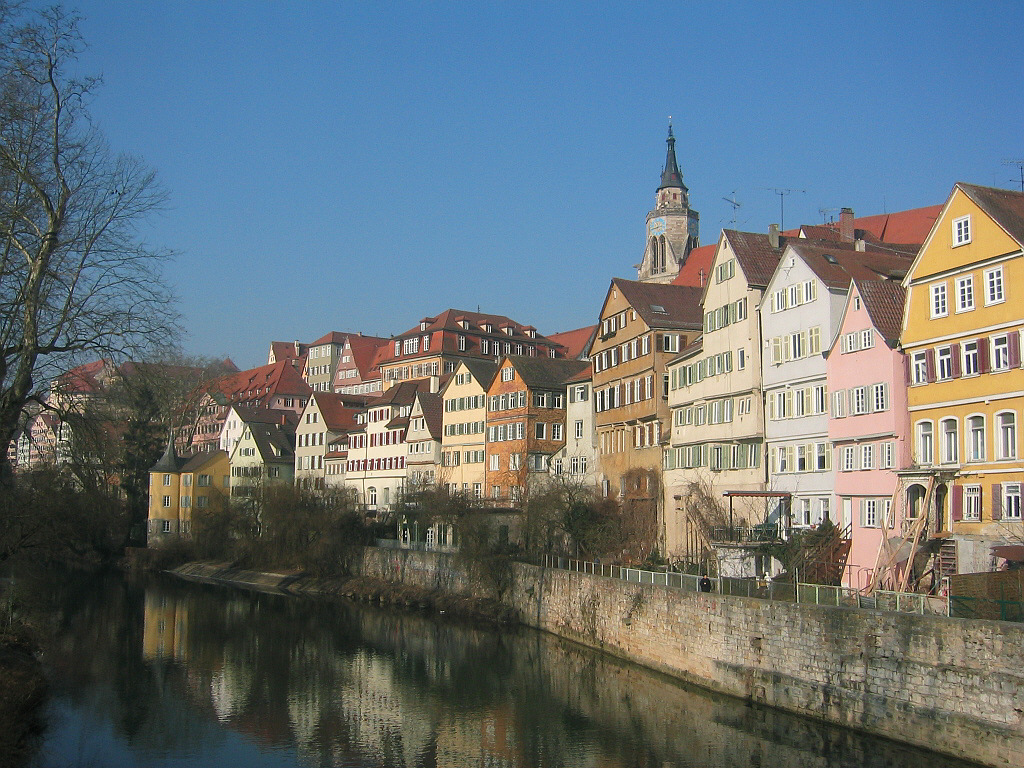
#> input picture img/city.jpg, 1024 x 768 px
$ jupyter execute --allow-errors make-style.ipynb   (shell and % lines are left out)
#> lines starting #> are read from the running program, lines starting #| are printed output that depends on the picture
### src/utils.py
from urllib import request
import skimage.transform
import numpy as np
import cv2
import os
from sklearn import utils
from sklearn.cross_validation import train_test_split

MEAN_VALUES = np.array([103.939, 116.779, 123.68]).reshape((3,1,1))

def download_file(url,fname = None):
    '''
        http://stackoverflow.com/a/22776
    '''
    if fname == None:
        fname = os.path.join('..','models',url.split('/')[-1])
    conn = request.urlopen(url)
    with open(fname, 'ab+') as f:
        fsize = int(conn.headers['content-length'])
        print ("Downloading: %s Bytes: %s" % (fname, fsize))
        fsize_dl = 0
        block_sz = 8192*1024*2
        while True:
            buff = conn.read(block_sz)
            if not buff:
                break
            fsize_dl += len(buff)
            f.write(buff)
            status = r"%10d  [%3.2f%%]" % (fsize_dl, fsize_dl * 100. / fsize)
            status = status + chr(8)*(len(status)+1)
            print (status)

def process_image_vgg(im,IMAGE_W,IMAGE_H):

    if len(im.shape) == 2:
        im = im[:, :, np.newaxis]
        im = np.repeat(im, 3, axis=2)
    im = cv2.resize(im,(IMAGE_W,IMAGE_H))
    rawim = np.copy(im).astype('uint8')
    h, w, _ = im.shape
    im = im.transpose(2,0,1).reshape(3, h, w)
    im = im - MEAN_VALUES
    return rawim, np.float32(im[np.newaxis])


def imread(path_to_im):
#> called with path_to_im = '../img/city.jpg'
    return cv2.imread(path_to_im)
#> returned value is the input picture: shape (768, 1024, 3); mean B, G, R 120.4, 115.2, 103.3
#> call 2 of imread, with path_to_im = '../img/road.jpg'
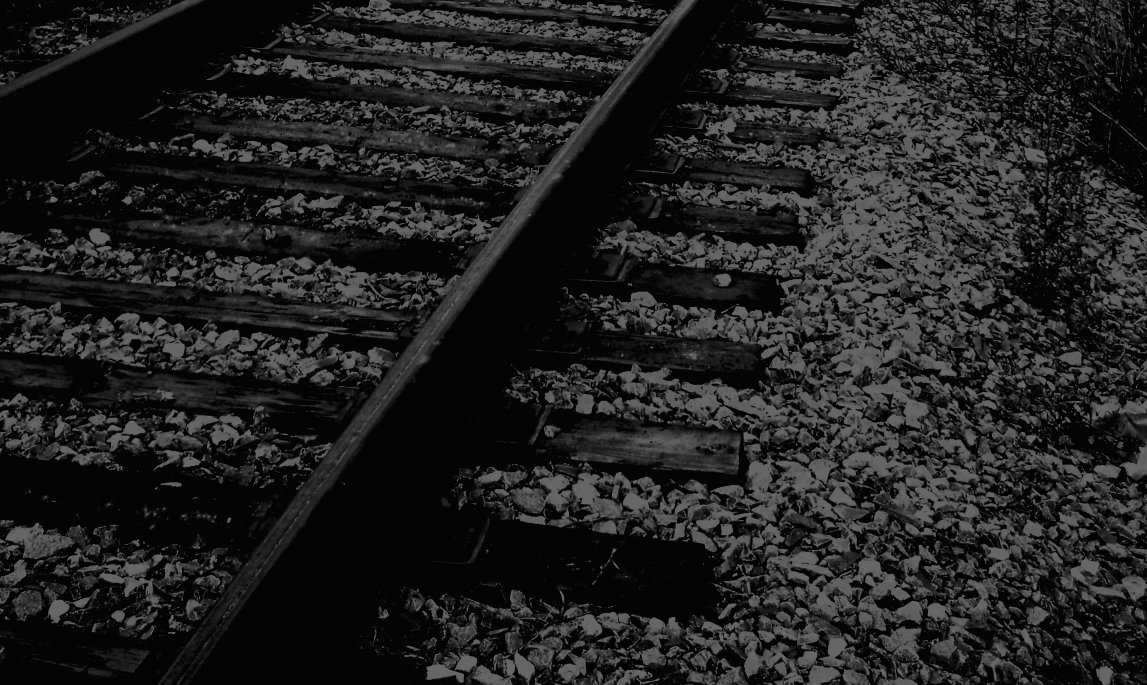
#> input picture img/road.jpg, 2294 x 1369 px (shown at 1/2 size)
#> in imread, returned value is the input picture: shape (1369, 2294, 3); min 0, max 123, mean 33.3

def train_test_split(X,y,random_state = 42):
    return train_test_split( X, y, test_size=0.1,random_state = random_state)

# [19 lines left out: functions transpose, resize, not called in this run]

def shuffle(X,y):
    return utils.shuffle(X,y,random_state=42)

def imgrayscale(im):
    return cv2.cvtColor(im, cv2.COLOR_RGB2GRAY)

# [7 lines left out: function deprocess_image_vgg, not called in this run]

### src/loss_net_lasagne.py
'''
    src:
        https://github.com/Lasagne/Recipes/blob/master/modelzoo/vgg16.py
        https://github.com/Lasagne/Recipes/blob/master/modelzoo/vgg19.py
        https://github.com/Lasagne/Recipes/tree/master/examples/styletransfer
'''


import lasagne

import utils
import pickle
import os
import numpy as np
import seaborn as sns
from models_lasagne import Models as models


from matplotlib import gridspec

class Loss_net():

    def __init__(self,model_name = 'vgg19',imshape = (128,128),channel = 3):
#> called with model_name = 'vgg19', imshape = (768, 1024, 3), channel = 3
        self.net = {}
        self.IMAGE_H = imshape[0]
        self.IMAGE_W = imshape[1]
        self.channel = channel
        self.model_name = model_name
        self.build_model()
#> (the call stopped at in build_model, `self.net = models.build_vgg19(shape = (self.channel,self.IMAGE_H,self...`: models_lasagne is not available in this run)

    def build_model(self):
        if self.model_name == 'vgg19':
            self.net = models.build_vgg19(shape = (self.channel,self.IMAGE_H,self.IMAGE_W))
        elif self.model_name == 'vgg16':
            self.net = models.build_vgg16(shape = (self.channel,self.IMAGE_H,self.IMAGE_W))

    def load_weights(self,url = 'https://s3.amazonaws.com/lasagne/recipes/pretrained/imagenet/vgg19_normalized.pkl'):
        # Download the normalized pretrained weights from:
        # https://s3.amazonaws.com/lasagne/recipes/pretrained/imagenet/vgg19_normalized.pkl
        # (original source: https://bethgelab.org/deepneuralart/)
        fname = url.split('/')[-1]
        fname = os.path.join('..','models',fname)
        if not os.path.exists(fname):
            print('download %s' %(fname))
            utils.download_file(url)
#> (the call stopped at in download_file, `conn = request.urlopen(url)`: the network is not available in this run)
        else:
            print('%s alredy downloaded' %(fname))
        # get VGG weights
        with open(fname, 'rb') as f:
            values = pickle.load(f, encoding='latin-1')['param values']
        # some bug :C
        if self.model_name == 'vgg16':
            values = values[:26]
        lasagne.layers.set_all_param_values(self.net['pool5'], values)

    # [19 lines left out: functions get_filter_weights, vizualize, not called in this run]

    def get_layers(self):
        layers = ['conv4_2', 'conv1_1', 'conv2_1', 'conv3_1', 'conv4_1', 'conv5_1']
        layers = {k: self.net[k] for k in layers}
        return layers


### src/make-style.ipynb
[cell 1]
from loss_net_lasagne import Loss_net as Loss_net

[cell 2]
from transfer_lasagne import Slow_style_transfer

[cell 3]
import utils

[cell 4]
%pylab inline

[cell 5]
import seaborn as sns

[cell 6]
sns.set_style("white")

[cell 7]
import os

[cell 8]
cont_path = os.path.join(*("../img/city.jpg").split("/"))

[cell 9]
style_path = os.path.join(*("../img/road.jpg").split("/"))

[cell 10]
cont = utils.imread(cont_path)

[cell 11]
style = utils.imread(style_path)

[cell 12]
assert not ( cont is None  and style is None)

[cell 13]
loss_net = Loss_net(imshape = cont.shape,model_name = 'vgg19')

#> (a cell that did not finish here is left out)

[cell 15]
rawim, cont = utils.process_image_vgg(im = cont,
                                       IMAGE_H = loss_net.IMAGE_H,IMAGE_W =loss_net.IMAGE_W)
#> (the rest of this cell did not finish here and is left out)

[cell 16]
style_scale = 0.5

[cell 17]
rawim, style = utils.process_image_vgg(
    im = style,IMAGE_H = int(style_scale*loss_net.IMAGE_H),
    IMAGE_W = int(style_scale*loss_net.IMAGE_W))
#> call 2 of process_image_vgg, with IMAGE_W = 512, IMAGE_H = 384
#> in process_image_vgg (call 2), `im = cv2.resize(im,(IMAGE_W,IMAGE_H))`:
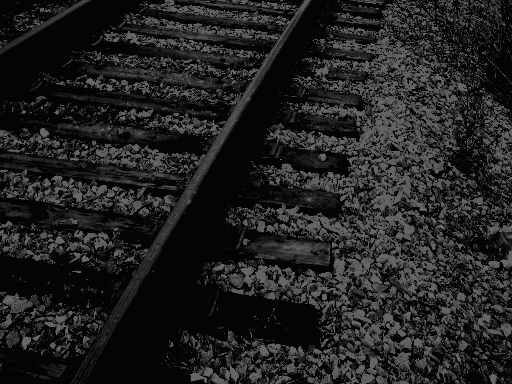
#> im: shape (384, 512, 3); min 0, max 115, mean 33.2
